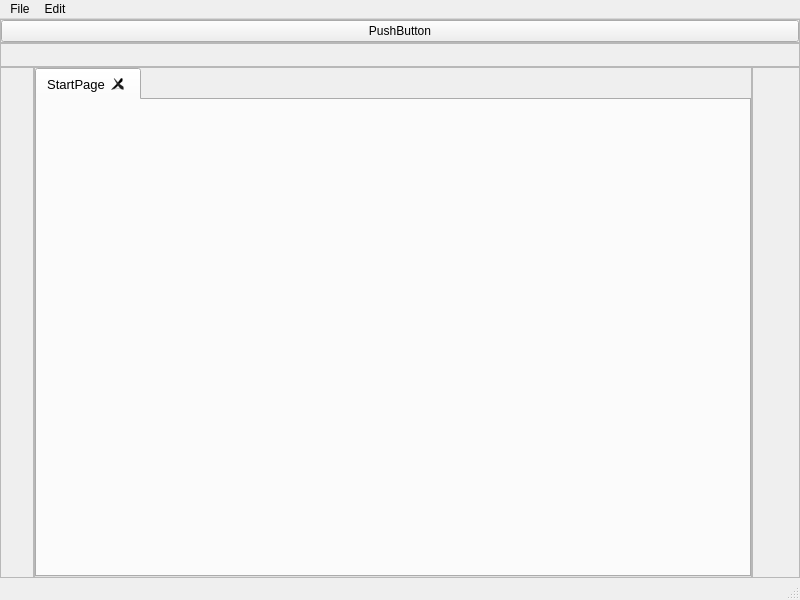
<?xml version="1.0" encoding="UTF-8"?>
<ui version="4.0">
 <class>MainWindow</class>
 <widget class="QMainWindow" name="MainWindow">
  <property name="geometry">
   <rect>
    <x>0</x>
    <y>0</y>
    <width>800</width>
    <height>600</height>
   </rect>
  </property>
  <property name="font">
   <font>
    <family>Yu Gothic UI</family>
    <stylestrategy>PreferAntialias</stylestrategy>
   </font>
  </property>
  <property name="windowTitle">
   <string>MainWindow</string>
  </property>
  <widget class="QWidget" name="centralwidget">
   <property name="sizePolicy">
    <sizepolicy hsizetype="Preferred" vsizetype="Preferred">
     <horstretch>0</horstretch>
     <verstretch>0</verstretch>
    </sizepolicy>
   </property>
   <layout class="QHBoxLayout" name="horizontalLayout_7">
    <property name="spacing">
     <number>0</number>
    </property>
    <property name="leftMargin">
     <number>0</number>
    </property>
    <property name="topMargin">
     <number>0</number>
    </property>
    <property name="rightMargin">
     <number>0</number>
    </property>
    <property name="bottomMargin">
     <number>0</number>
    </property>
    <item>
     <layout class="QVBoxLayout" name="vlayout">
      <property name="spacing">
       <number>0</number>
      </property>
      <item>
       <widget class="QFrame" name="frame_5">
        <property name="minimumSize">
         <size>
          <width>0</width>
          <height>24</height>
         </size>
        </property>
        <property name="maximumSize">
         <size>
          <width>16777215</width>
          <height>24</height>
         </size>
        </property>
        <property name="autoFillBackground">
         <bool>true</bool>
        </property>
        <property name="frameShape">
         <enum>QFrame::StyledPanel</enum>
        </property>
        <property name="frameShadow">
         <enum>QFrame::Raised</enum>
        </property>
        <layout class="QHBoxLayout" name="horizontalLayout_2">
         <property name="leftMargin">
          <number>0</number>
         </property>
         <property name="topMargin">
          <number>0</number>
         </property>
         <property name="rightMargin">
          <number>0</number>
         </property>
         <property name="bottomMargin">
          <number>0</number>
         </property>
         <item>
          <widget class="QPushButton" name="pushButton">
           <property name="text">
            <string>PushButton</string>
           </property>
          </widget>
         </item>
        </layout>
       </widget>
      </item>
      <item>
       <widget class="QFrame" name="frame">
        <property name="enabled">
         <bool>true</bool>
        </property>
        <property name="sizePolicy">
         <sizepolicy hsizetype="Preferred" vsizetype="Fixed">
          <horstretch>0</horstretch>
          <verstretch>0</verstretch>
         </sizepolicy>
        </property>
        <property name="minimumSize">
         <size>
          <width>0</width>
          <height>24</height>
         </size>
        </property>
        <property name="maximumSize">
         <size>
          <width>16777215</width>
          <height>24</height>
         </size>
        </property>
        <property name="autoFillBackground">
         <bool>true</bool>
        </property>
        <property name="frameShape">
         <enum>QFrame::StyledPanel</enum>
        </property>
        <property name="frameShadow">
         <enum>QFrame::Raised</enum>
        </property>
        <layout class="QHBoxLayout" name="horizontalLayout_3">
         <property name="spacing">
          <number>0</number>
         </property>
         <property name="leftMargin">
          <number>1</number>
         </property>
         <property name="topMargin">
          <number>0</number>
         </property>
         <property name="rightMargin">
          <number>1</number>
         </property>
         <property name="bottomMargin">
          <number>0</number>
         </property>
         <item>
          <widget class="QStackedWidget" name="stackedWidget">
           <property name="autoFillBackground">
            <bool>true</bool>
           </property>
           <property name="currentIndex">
            <number>0</number>
           </property>
           <widget class="QWidget" name="brush">
            <property name="autoFillBackground">
             <bool>true</bool>
            </property>
           </widget>
           <widget class="QWidget" name="page_2">
            <property name="autoFillBackground">
             <bool>true</bool>
            </property>
           </widget>
           <widget class="QWidget" name="page_3">
            <property name="autoFillBackground">
             <bool>true</bool>
            </property>
           </widget>
           <widget class="QWidget" name="page_4">
            <property name="autoFillBackground">
             <bool>true</bool>
            </property>
           </widget>
          </widget>
         </item>
        </layout>
       </widget>
      </item>
      <item>
       <layout class="QHBoxLayout" name="hlayout">
        <property name="spacing">
         <number>0</number>
        </property>
        <item>
         <widget class="QFrame" name="frame_3">
          <property name="sizePolicy">
           <sizepolicy hsizetype="Fixed" vsizetype="Preferred">
            <horstretch>0</horstretch>
            <verstretch>0</verstretch>
           </sizepolicy>
          </property>
          <property name="minimumSize">
           <size>
            <width>34</width>
            <height>0</height>
           </size>
          </property>
          <property name="autoFillBackground">
           <bool>true</bool>
          </property>
          <property name="frameShape">
           <enum>QFrame::StyledPanel</enum>
          </property>
          <property name="frameShadow">
           <enum>QFrame::Raised</enum>
          </property>
         </widget>
        </item>
        <item>
         <widget class="QFrame" name="frame_4">
          <property name="frameShape">
           <enum>QFrame::StyledPanel</enum>
          </property>
          <property name="frameShadow">
           <enum>QFrame::Raised</enum>
          </property>
          <layout class="QHBoxLayout" name="horizontalLayout_6">
           <property name="leftMargin">
            <number>0</number>
           </property>
           <property name="topMargin">
            <number>0</number>
           </property>
           <property name="rightMargin">
            <number>0</number>
           </property>
           <property name="bottomMargin">
            <number>0</number>
           </property>
           <item>
            <widget class="QTabWidget" name="tabs">
             <property name="font">
              <font>
               <family>Yu Gothic UI</family>
               <pointsize>10</pointsize>
               <stylestrategy>PreferDefault</stylestrategy>
              </font>
             </property>
             <property name="styleSheet">
              <string notr="true">QTabBar::close-button {
    image: url(:/icons/icons/System/close-circle-line.svg);
    subcontrol-origin: padding;
    subcontrol-position: right; 
}</string>
             </property>
             <property name="tabShape">
              <enum>QTabWidget::Rounded</enum>
             </property>
             <property name="currentIndex">
              <number>0</number>
             </property>
             <property name="documentMode">
              <bool>false</bool>
             </property>
             <property name="tabsClosable">
              <bool>true</bool>
             </property>
             <property name="movable">
              <bool>true</bool>
             </property>
             <widget class="QWidget" name="startpage">
              <property name="enabled">
               <bool>true</bool>
              </property>
              <property name="toolTip">
               <string>&lt;html&gt;&lt;head/&gt;&lt;body&gt;&lt;p&gt;StartPage!!!!!!!!!!!!!!!!!!!!!!!!!!!!!!!!!!!!!&lt;/p&gt;&lt;/body&gt;&lt;/html&gt;</string>
              </property>
              <property name="toolTipDuration">
               <number>-1</number>
              </property>
              <attribute name="icon">
               <iconset resource="res.qrc">
                <normaloff>:/icons/icons/Buildings/home-3-line.svg</normaloff>:/icons/icons/Buildings/home-3-line.svg</iconset>
              </attribute>
              <attribute name="title">
               <string>StartPage</string>
              </attribute>
             </widget>
            </widget>
           </item>
          </layout>
         </widget>
        </item>
        <item>
         <widget class="QFrame" name="frame_2">
          <property name="sizePolicy">
           <sizepolicy hsizetype="Fixed" vsizetype="Preferred">
            <horstretch>0</horstretch>
            <verstretch>0</verstretch>
           </sizepolicy>
          </property>
          <property name="minimumSize">
           <size>
            <width>48</width>
            <height>0</height>
           </size>
          </property>
          <property name="frameShape">
           <enum>QFrame::StyledPanel</enum>
          </property>
          <property name="frameShadow">
           <enum>QFrame::Raised</enum>
          </property>
         </widget>
        </item>
       </layout>
      </item>
     </layout>
    </item>
   </layout>
  </widget>
  <widget class="QStatusBar" name="statusbar"/>
  <widget class="QMenuBar" name="menuBar">
   <property name="geometry">
    <rect>
     <x>0</x>
     <y>0</y>
     <width>800</width>
     <height>21</height>
    </rect>
   </property>
   <widget class="QMenu" name="file">
    <property name="font">
     <font>
      <family>Yu Gothic UI</family>
      <stylestrategy>PreferAntialias</stylestrategy>
     </font>
    </property>
    <property name="title">
     <string>File</string>
    </property>
    <addaction name="actionNew"/>
    <addaction name="actionCreate_New_Image_from_Clipboard"/>
    <addaction name="actionCreate_New_Image_from_Storage"/>
    <addaction name="separator"/>
    <addaction name="actionOpen"/>
    <addaction name="actionOpen_Recent_File_2"/>
    <addaction name="separator"/>
    <addaction name="actionClose_This_Image"/>
    <addaction name="actionClose_All_Images_in_This_Workspace"/>
    <addaction name="separator"/>
    <addaction name="actionImport"/>
    <addaction name="actionImport_As_a_New_Layer"/>
    <addaction name="separator"/>
    <addaction name="actionSave"/>
    <addaction name="actionSave_as"/>
    <addaction name="actionRevert"/>
    <addaction name="separator"/>
    <addaction name="actionExport"/>
    <addaction name="actionExport_Togather"/>
    <addaction name="actionExport_Together_as_Ebook"/>
    <addaction name="actionPrint"/>
    <addaction name="separator"/>
    <addaction name="actionExit"/>
   </widget>
   <widget class="QMenu" name="edit">
    <property name="font">
     <font>
      <family>Yu Gothic UI</family>
      <weight>50</weight>
      <bold>false</bold>
      <stylestrategy>PreferAntialias</stylestrategy>
     </font>
    </property>
    <property name="title">
     <string>Edit</string>
    </property>
    <addaction name="actionUndo"/>
    <addaction name="actionRedo"/>
    <addaction name="actionCopy"/>
    <addaction name="actionCut"/>
    <addaction name="actionPaste"/>
   </widget>
   <addaction name="file"/>
   <addaction name="edit"/>
  </widget>
  <action name="actionNew">
   <property name="icon">
    <iconset resource="res.qrc">
     <normaloff>:/icons/icons/Media/image-add-line.svg</normaloff>:/icons/icons/Media/image-add-line.svg</iconset>
   </property>
   <property name="text">
    <string>New...</string>
   </property>
   <property name="font">
    <font>
     <family>Yu Gothic UI</family>
    </font>
   </property>
   <property name="shortcut">
    <string>Ctrl+N</string>
   </property>
   <property name="shortcutContext">
    <enum>Qt::WindowShortcut</enum>
   </property>
  </action>
  <action name="actionCreate_New_Image_from_Clipboard">
   <property name="icon">
    <iconset resource="res.qrc">
     <normaloff>:/icons/icons/Document/clipboard-line.svg</normaloff>:/icons/icons/Document/clipboard-line.svg</iconset>
   </property>
   <property name="text">
    <string>Create New Image from Clipboard</string>
   </property>
   <property name="font">
    <font>
     <family>Yu Gothic UI</family>
    </font>
   </property>
   <property name="shortcut">
    <string>Ctrl+Shift+O</string>
   </property>
  </action>
  <action name="actionCreate_New_Image_from_Storage">
   <property name="icon">
    <iconset resource="res.qrc">
     <normaloff>:/icons/icons/Device/hard-drive-2-line.svg</normaloff>:/icons/icons/Device/hard-drive-2-line.svg</iconset>
   </property>
   <property name="text">
    <string>Create New Image from Storage</string>
   </property>
   <property name="font">
    <font>
     <family>Yu Gothic UI</family>
    </font>
   </property>
  </action>
  <action name="actionOpen">
   <property name="icon">
    <iconset resource="res.qrc">
     <normaloff>:/icons/icons/Document/folder-2-line.svg</normaloff>:/icons/icons/Document/folder-2-line.svg</iconset>
   </property>
   <property name="text">
    <string>Open...</string>
   </property>
   <property name="font">
    <font>
     <family>Yu Gothic UI</family>
    </font>
   </property>
   <property name="shortcut">
    <string>Ctrl+O</string>
   </property>
  </action>
  <action name="actionClose_This_Image">
   <property name="icon">
    <iconset resource="res.qrc">
     <normaloff>:/icons/icons/System/close-line.svg</normaloff>:/icons/icons/System/close-line.svg</iconset>
   </property>
   <property name="text">
    <string>Close This Image</string>
   </property>
   <property name="font">
    <font>
     <family>Yu Gothic UI</family>
    </font>
   </property>
   <property name="shortcut">
    <string>Ctrl+W</string>
   </property>
  </action>
  <action name="actionClose_All_Images_in_This_Workspace">
   <property name="icon">
    <iconset resource="res.qrc">
     <normaloff>:/icons/icons/System/close-circle-line.svg</normaloff>:/icons/icons/System/close-circle-line.svg</iconset>
   </property>
   <property name="text">
    <string>Close All Images in This Workspace</string>
   </property>
   <property name="font">
    <font>
     <family>Yu Gothic UI</family>
    </font>
   </property>
   <property name="shortcut">
    <string>Ctrl+Shift+W</string>
   </property>
  </action>
  <action name="actionSave">
   <property name="icon">
    <iconset resource="res.qrc">
     <normaloff>:/icons/icons/Device/save-line.svg</normaloff>:/icons/icons/Device/save-line.svg</iconset>
   </property>
   <property name="text">
    <string>Save...</string>
   </property>
   <property name="font">
    <font>
     <family>Yu Gothic UI</family>
    </font>
   </property>
   <property name="shortcut">
    <string>Ctrl+S</string>
   </property>
  </action>
  <action name="actionSave_as">
   <property name="text">
    <string>Save as...</string>
   </property>
   <property name="font">
    <font>
     <family>Yu Gothic UI</family>
    </font>
   </property>
   <property name="shortcut">
    <string>Ctrl+Shift+S</string>
   </property>
  </action>
  <action name="actionExport">
   <property name="icon">
    <iconset resource="res.qrc">
     <normaloff>:/icons/icons/Document/file-transfer-line.svg</normaloff>:/icons/icons/Document/file-transfer-line.svg</iconset>
   </property>
   <property name="text">
    <string>Export...</string>
   </property>
   <property name="font">
    <font>
     <family>Yu Gothic UI</family>
    </font>
   </property>
   <property name="shortcut">
    <string>Ctrl+E</string>
   </property>
  </action>
  <action name="actionExport_Togather">
   <property name="icon">
    <iconset>
     <normaloff>:/icons/svgs/regular/images.svg</normaloff>:/icons/svgs/regular/images.svg</iconset>
   </property>
   <property name="text">
    <string>Export Images...</string>
   </property>
   <property name="font">
    <font>
     <family>Yu Gothic UI</family>
    </font>
   </property>
   <property name="shortcut">
    <string>Ctrl+Shift+E</string>
   </property>
  </action>
  <action name="actionExport_Together_as_Ebook">
   <property name="icon">
    <iconset resource="res.qrc">
     <normaloff>:/icons/icons/Document/book-open-line.svg</normaloff>:/icons/icons/Document/book-open-line.svg</iconset>
   </property>
   <property name="text">
    <string>Export Image Together as Ebook...</string>
   </property>
   <property name="font">
    <font>
     <family>Yu Gothic UI</family>
    </font>
   </property>
  </action>
  <action name="actionOpen_Recent_File">
   <property name="checkable">
    <bool>false</bool>
   </property>
   <property name="text">
    <string>Open Recent File</string>
   </property>
  </action>
  <action name="actionRevert">
   <property name="icon">
    <iconset resource="res.qrc">
     <normaloff>:/icons/icons/Document/file-damage-line.svg</normaloff>:/icons/icons/Document/file-damage-line.svg</iconset>
   </property>
   <property name="text">
    <string>Revert</string>
   </property>
   <property name="font">
    <font>
     <family>Yu Gothic UI</family>
    </font>
   </property>
  </action>
  <action name="actionPrint">
   <property name="icon">
    <iconset resource="res.qrc">
     <normaloff>:/icons/icons/Business/printer-line.svg</normaloff>:/icons/icons/Business/printer-line.svg</iconset>
   </property>
   <property name="text">
    <string>Print...</string>
   </property>
   <property name="font">
    <font>
     <family>Yu Gothic UI</family>
    </font>
   </property>
   <property name="shortcut">
    <string>Ctrl+P</string>
   </property>
  </action>
  <action name="actionExit">
   <property name="icon">
    <iconset resource="res.qrc">
     <normaloff>:/icons/icons/System/close-line.svg</normaloff>:/icons/icons/System/close-line.svg</iconset>
   </property>
   <property name="text">
    <string>Quit</string>
   </property>
   <property name="font">
    <font>
     <family>Yu Gothic UI</family>
    </font>
   </property>
   <property name="shortcut">
    <string>Ctrl+Q</string>
   </property>
  </action>
  <action name="actionOpen_Recent_File_2">
   <property name="icon">
    <iconset resource="res.qrc">
     <normaloff>:/icons/icons/Document/folder-history-line.svg</normaloff>:/icons/icons/Document/folder-history-line.svg</iconset>
   </property>
   <property name="text">
    <string>Open Recent File</string>
   </property>
   <property name="font">
    <font>
     <family>Yu Gothic UI</family>
    </font>
   </property>
  </action>
  <action name="actionUndo">
   <property name="icon">
    <iconset resource="res.qrc">
     <normaloff>:/icons/icons/System/arrow-go-back-line.svg</normaloff>:/icons/icons/System/arrow-go-back-line.svg</iconset>
   </property>
   <property name="text">
    <string>Undo</string>
   </property>
   <property name="font">
    <font>
     <family>Yu Gothic UI</family>
    </font>
   </property>
  </action>
  <action name="actionRedo">
   <property name="icon">
    <iconset resource="res.qrc">
     <normaloff>:/icons/icons/System/arrow-go-forward-line.svg</normaloff>:/icons/icons/System/arrow-go-forward-line.svg</iconset>
   </property>
   <property name="text">
    <string>Redo</string>
   </property>
   <property name="font">
    <font>
     <family>Yu Gothic UI</family>
    </font>
   </property>
  </action>
  <action name="actionCopy">
   <property name="text">
    <string>Copy</string>
   </property>
   <property name="font">
    <font>
     <family>Yu Gothic UI</family>
    </font>
   </property>
  </action>
  <action name="actionCut">
   <property name="text">
    <string>Cut</string>
   </property>
   <property name="font">
    <font>
     <family>Yu Gothic UI</family>
    </font>
   </property>
  </action>
  <action name="actionPaste">
   <property name="text">
    <string>Paste</string>
   </property>
   <property name="font">
    <font>
     <family>Yu Gothic UI</family>
    </font>
   </property>
  </action>
  <action name="actionImport">
   <property name="icon">
    <iconset resource="res.qrc">
     <normaloff>:/icons/icons/Document/file-download-line.svg</normaloff>:/icons/icons/Document/file-download-line.svg</iconset>
   </property>
   <property name="text">
    <string>Import</string>
   </property>
   <property name="font">
    <font>
     <family>Yu Gothic UI</family>
    </font>
   </property>
  </action>
  <action name="actionImport_As_a_New_Layer">
   <property name="icon">
    <iconset resource="res.qrc">
     <normaloff>:/icons/icons/Document/file-copy-line.svg</normaloff>:/icons/icons/Document/file-copy-line.svg</iconset>
   </property>
   <property name="text">
    <string>Import As a New Layer</string>
   </property>
   <property name="font">
    <font>
     <family>Yu Gothic UI</family>
    </font>
   </property>
  </action>
 </widget>
 <resources>
  <include location="res.qrc"/>
 </resources>
 <connections/>
</ui>
